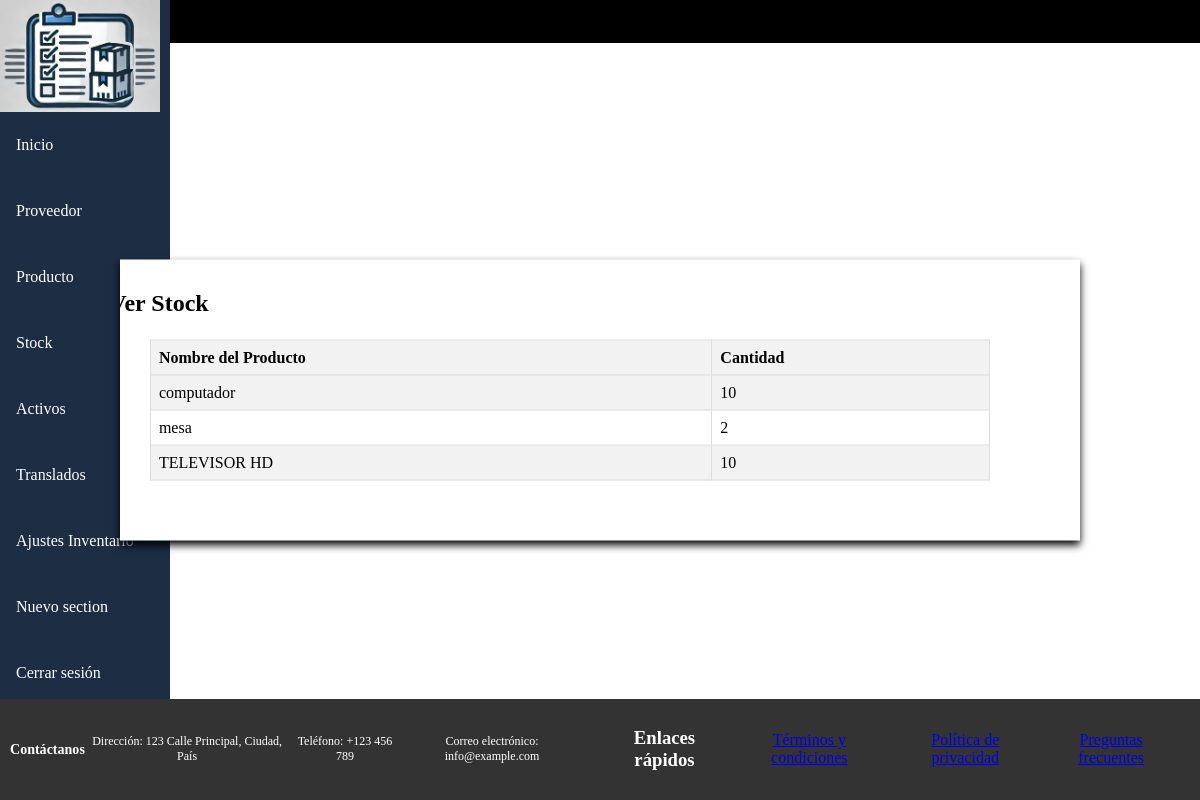
Screenshot of /view/view_stock.php with the database file from the repository.
### tables this page shows
CREATE TABLE `Stock` (
  `ID_Stock` int NOT NULL AUTO_INCREMENT,
  `Nombre_Producto` varchar(255) DEFAULT NULL,
  `Cantidad` int DEFAULT NULL,
  `Producto_ID` int DEFAULT NULL,
  PRIMARY KEY (`ID_Stock`),
  KEY `Producto_ID` (`Producto_ID`),
  CONSTRAINT `Stock_ibfk_1` FOREIGN KEY (`Producto_ID`) REFERENCES `Producto` (`ID_Producto`) ON DELETE CASCADE
);

### model/StockModel.php (called while the page is built, shortened)
<?php
require_once '../conexion.php';
class StockModel
{
    public function obtenerStock()
    {
        global $conexion;
        $sql = "SELECT * FROM Stock";
        $resultado = $conexion->query($sql);
        if ($resultado->num_rows > 0) {
            return $resultado->fetch_all(MYSQLI_ASSOC);
        } else {
            return array();
        }
    }
}

### view/view_stock.php (the view, shortened to what this page needs)
<?php
require_once '../model/StockModel.php';
$model = new StockModel();
try {
    $stock = $model->obtenerStock();
} catch (Exception $e) {
    echo "Error al obtener el stock: " . $e->getMessage();
    exit;
}
?>
<section class="section">
    <h2>Ver Stock</h2>
    <?php
    if (!empty($stock)) {
        echo "<table border='1' class='tabla_stock'>
            <tr>
                <th>Nombre del Producto</th>
                <th>Cantidad</th>
            </tr>";
        foreach ($stock as $row) {
            echo "<tr>
                <td>" . htmlspecialchars($row['Nombre_Producto']) . "</td>
                <td>" . htmlspecialchars($row['Cantidad']) . "</td>
            </tr>";
        }
        echo "</table>";
    } else {
        echo "No hay datos para mostrar.";
    }
    ?>
</section>
<?php
require_once '../footer.php';
?>

### css/style.css (style rules this page uses)
body { margin: 0; }
.section { display: flex; flex-wrap: wrap; justify-content: center; align-items: flex-start; padding: 5%; width: 50%; position: fixed; top: 50%; left: 50%; transform: translate(-50%, -50%); background-color: white; box-shadow: 0 4px 8px rgba(0, 0, 0, 1.1); z-index: 1; overflow: auto; }
.section h2 { margin: -30px -12% 20px; font-size: 24px; }
table { width: 100%; border-collapse: collapse; margin-top: 20px; margin-left: 50%; }
th, td { border: 1px solid #ddd; padding: 8px; text-align: left; }
th { background-color: #f2f2f2; }
tr:nth-child(even) { background-color: #f2f2f2; }
.tabla_stock { margin-left: 5%; }
@media (min-width: 1025px) { .section { flex-direction: row; width: 70%; overflow-x: auto; white-space: nowrap; } }

### rows the page displays
stock: Nombre_Producto "computador", Cantidad "10"
stock: Nombre_Producto "mesa", Cantidad "2"
stock: Nombre_Producto "TELEVISOR HD", Cantidad "10"
